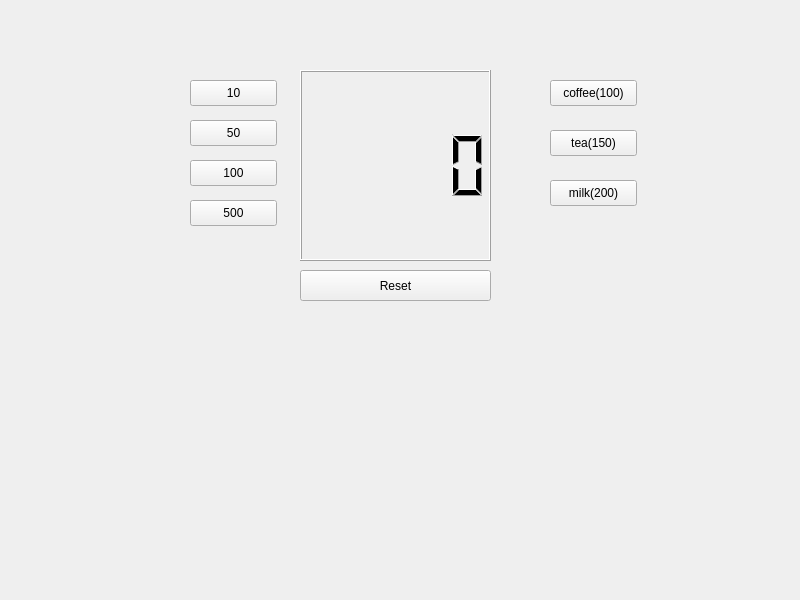
<?xml version="1.0" encoding="UTF-8"?>
<ui version="4.0">
 <class>Widget</class>
 <widget class="QWidget" name="Widget">
  <property name="geometry">
   <rect>
    <x>0</x>
    <y>0</y>
    <width>800</width>
    <height>600</height>
   </rect>
  </property>
  <property name="windowTitle">
   <string>Widget</string>
  </property>
  <widget class="QPushButton" name="pb_10">
   <property name="geometry">
    <rect>
     <x>190</x>
     <y>80</y>
     <width>87</width>
     <height>26</height>
    </rect>
   </property>
   <property name="text">
    <string>10</string>
   </property>
  </widget>
  <widget class="QPushButton" name="pb_50">
   <property name="geometry">
    <rect>
     <x>190</x>
     <y>120</y>
     <width>87</width>
     <height>26</height>
    </rect>
   </property>
   <property name="text">
    <string>50</string>
   </property>
  </widget>
  <widget class="QPushButton" name="pb_100">
   <property name="geometry">
    <rect>
     <x>190</x>
     <y>160</y>
     <width>87</width>
     <height>26</height>
    </rect>
   </property>
   <property name="text">
    <string>100</string>
   </property>
  </widget>
  <widget class="QPushButton" name="pb_500">
   <property name="geometry">
    <rect>
     <x>190</x>
     <y>200</y>
     <width>87</width>
     <height>26</height>
    </rect>
   </property>
   <property name="text">
    <string>500</string>
   </property>
  </widget>
  <widget class="QPushButton" name="pb_milk">
   <property name="geometry">
    <rect>
     <x>550</x>
     <y>180</y>
     <width>87</width>
     <height>26</height>
    </rect>
   </property>
   <property name="text">
    <string>milk(200)</string>
   </property>
  </widget>
  <widget class="QPushButton" name="pb_reset">
   <property name="geometry">
    <rect>
     <x>300</x>
     <y>270</y>
     <width>191</width>
     <height>31</height>
    </rect>
   </property>
   <property name="text">
    <string>Reset</string>
   </property>
  </widget>
  <widget class="QPushButton" name="pb_tea">
   <property name="geometry">
    <rect>
     <x>550</x>
     <y>130</y>
     <width>87</width>
     <height>26</height>
    </rect>
   </property>
   <property name="text">
    <string>tea(150)</string>
   </property>
  </widget>
  <widget class="QPushButton" name="pb_coffee">
   <property name="geometry">
    <rect>
     <x>550</x>
     <y>80</y>
     <width>87</width>
     <height>26</height>
    </rect>
   </property>
   <property name="text">
    <string>coffee(100)</string>
   </property>
  </widget>
  <widget class="QLCDNumber" name="lcdNumber">
   <property name="geometry">
    <rect>
     <x>300</x>
     <y>70</y>
     <width>191</width>
     <height>191</height>
    </rect>
   </property>
  </widget>
 </widget>
 <resources/>
 <connections/>
</ui>
